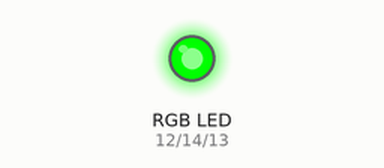
Bench run of a sketch on a simulated Arduino Uno, built with avr-gcc and run on an emulated ATmega328P. On the bench: an RGB LED mixed from three pins (HIGH = lit).

Above: at 0.1 s.
Timing chart, 0 to 1.6 s (numbered marks = the images above):
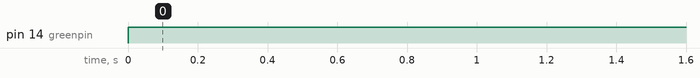

The sketch:

rgb_ky009.ino
```cpp
int redpin = 12;  //D6
int greenpin = 14; //D5
int bluepin = 13; //D7

void setup (){
  // Initialisierung Ausgangspins für die LEDs
  pinMode (redpin, OUTPUT);
  pinMode (greenpin, OUTPUT);
  pinMode (bluepin, OUTPUT);
}

void loop (){ //Hauptprogrammschleife
  //digitalWrite (redpin, HIGH);
  digitalWrite (greenpin, HIGH);
  //digitalWrite (bluepin, HIGH);
  //delay (3000);
}
```

Measured:
- by itself, pin 14 (greenpin): LOW → HIGH at 0.00 s
